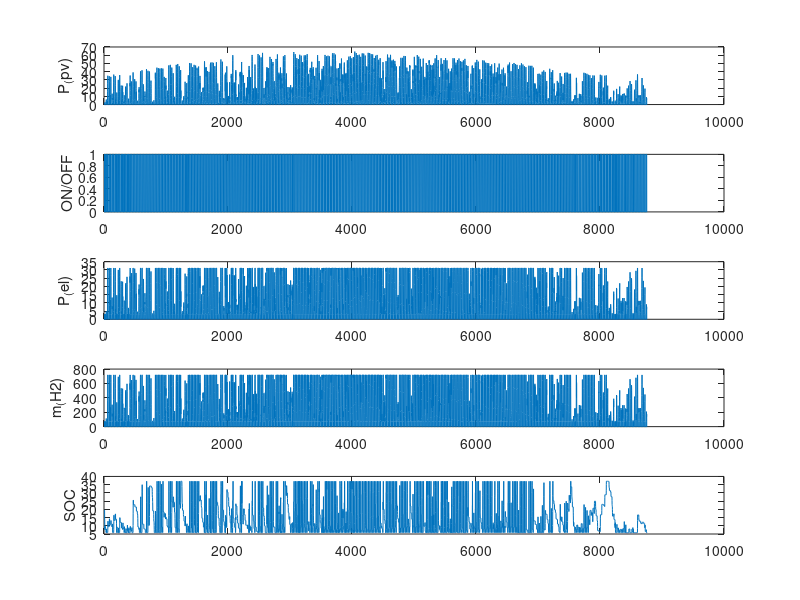

Recreate this plot in MATLAB.
load("8760 2 million hydrogen solver stopped prematurely exceeding time limit.mat");

subplot(5,1,1)
plot(solution.P_pv);
ylabel("P_(pv)");

subplot(5,1,2)
plot(solution.del);
ylabel("ON/OFF");

subplot(5,1,3)
plot(solution.P_el);
ylabel("P_(el)");

subplot(5,1,4)
plot(solution.mh2);
ylabel("m_(H2)");

subplot(5,1,5)
plot(solution.ES);
ylabel("SOC");

%% LCOH
% Economic Data
pv_per_kw = 981; % cost of panel per kW
battery_per_kwh = 276; % cost of battery per kWh
el_per_kw =  900;
N = 20; % Project life period 20 years
r = 0.1; % Discount rate 10%
discount_factors = (1 + r).^(-1:N); % from n=1 to N, -ve mean row vecotor
n = 1:N;
discount_factor = (1 + r).^n;
Stack_dr = 0.00525;

Capex = (el_per_kw.*solution.Pel_rated.*1000) + (pv_per_kw.*solution.Ppv_rated.*1000) + (battery_per_kwh.*solution.ES_rated.*1000);
Opex = 0.075.*(el_per_kw.*solution.Pel_rated.*1000) + 0.01.*(pv_per_kw.*solution.Ppv_rated.*1000) + 0.025.*(battery_per_kwh.*solution.ES_rated.*1000);
one = sum(Opex ./ discount_factor);
two = sum((sum(solution.mh2) .* ((1 - Stack_dr).^n)) ./ discount_factor);
lcoh = (Capex + one)./two
sum(solution.mh2)